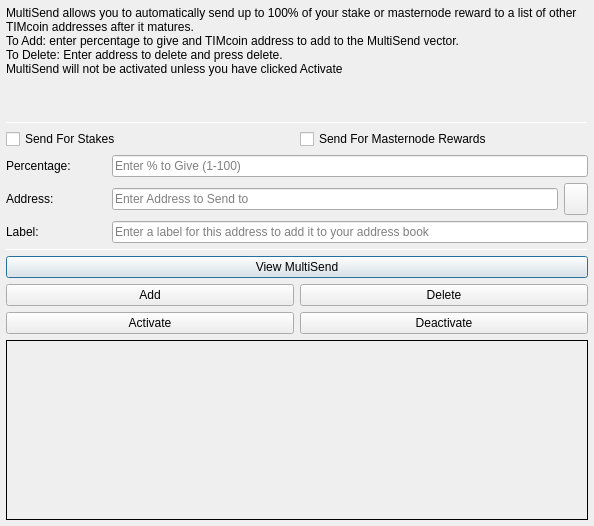
<?xml version="1.0" encoding="UTF-8"?>
<ui version="4.0">
 <class>MultiSendDialog</class>
 <widget class="QDialog" name="MultiSendDialog">
  <property name="windowModality">
   <enum>Qt::NonModal</enum>
  </property>
  <property name="geometry">
   <rect>
    <x>0</x>
    <y>0</y>
    <width>594</width>
    <height>526</height>
   </rect>
  </property>
  <property name="windowTitle">
   <string>MultiSend</string>
  </property>
  <layout class="QVBoxLayout" name="verticalLayout" stretch="0">
   <property name="leftMargin">
    <number>6</number>
   </property>
   <property name="topMargin">
    <number>6</number>
   </property>
   <property name="rightMargin">
    <number>6</number>
   </property>
   <property name="bottomMargin">
    <number>6</number>
   </property>
   <item>
    <layout class="QVBoxLayout" name="verticalLayout_Main" stretch="1,1,1,0,1,1,1">
     <item>
      <widget class="QLabel" name="label_2">
       <property name="lineWidth">
        <number>1</number>
       </property>
       <property name="text">
        <string>MultiSend allows you to automatically send up to 100% of your stake or masternode reward to a list of other TIMcoin addresses after it matures.
To Add: enter percentage to give and TIMcoin address to add to the MultiSend vector.
To Delete: Enter address to delete and press delete.
MultiSend will not be activated unless you have clicked Activate</string>
       </property>
       <property name="alignment">
        <set>Qt::AlignLeading|Qt::AlignLeft|Qt::AlignTop</set>
       </property>
       <property name="wordWrap">
        <bool>true</bool>
       </property>
      </widget>
     </item>
     <item>
      <widget class="Line" name="line">
       <property name="minimumSize">
        <size>
         <width>0</width>
         <height>1</height>
        </size>
       </property>
       <property name="maximumSize">
        <size>
         <width>16777215</width>
         <height>1</height>
        </size>
       </property>
       <property name="orientation">
        <enum>Qt::Horizontal</enum>
       </property>
      </widget>
     </item>
     <item>
      <layout class="QVBoxLayout" name="verticalLayout_Settings">
       <item>
        <layout class="QHBoxLayout" name="horizontalLayout">
         <item>
          <widget class="QCheckBox" name="multiSendStakeCheckBox">
           <property name="text">
            <string>Send For Stakes</string>
           </property>
          </widget>
         </item>
         <item>
          <widget class="QCheckBox" name="multiSendMasternodeCheckBox">
           <property name="text">
            <string>Send For Masternode Rewards</string>
           </property>
          </widget>
         </item>
        </layout>
       </item>
       <item>
        <layout class="QHBoxLayout" name="horizontalLayout_6">
         <item>
          <widget class="QLabel" name="label">
           <property name="minimumSize">
            <size>
             <width>100</width>
             <height>0</height>
            </size>
           </property>
           <property name="toolTip">
            <string>Percentage of stake to send</string>
           </property>
           <property name="text">
            <string>Percentage:</string>
           </property>
          </widget>
         </item>
         <item>
          <widget class="QLineEdit" name="multiSendPercentEdit">
           <property name="toolTip">
            <string>Enter whole numbers 1 - 100</string>
           </property>
           <property name="placeholderText">
            <string>Enter % to Give (1-100)</string>
           </property>
          </widget>
         </item>
        </layout>
       </item>
       <item>
        <layout class="QHBoxLayout" name="horizontalLayout_7">
         <item>
          <widget class="QLabel" name="label_5">
           <property name="minimumSize">
            <size>
             <width>100</width>
             <height>0</height>
            </size>
           </property>
           <property name="toolTip">
            <string>Address to send portion of stake to</string>
           </property>
           <property name="text">
            <string>Address:</string>
           </property>
          </widget>
         </item>
         <item>
          <widget class="QLineEdit" name="multiSendAddressEdit">
           <property name="toolTip">
            <string/>
           </property>
           <property name="placeholderText">
            <string>Enter Address to Send to</string>
           </property>
          </widget>
         </item>
         <item>
          <widget class="QToolButton" name="addressBookButton">
           <property name="maximumSize">
            <size>
             <width>16777215</width>
             <height>32</height>
            </size>
           </property>
           <property name="toolTip">
            <string>Choose an address from the address book</string>
           </property>
           <property name="text">
            <string/>
           </property>
           <property name="icon">
            <iconset resource="../timcoin.qrc">
             <normaloff>:/icons/address-book</normaloff>:/icons/address-book</iconset>
           </property>
           <property name="shortcut">
            <string>Alt+A</string>
           </property>
          </widget>
         </item>
        </layout>
       </item>
      </layout>
     </item>
     <item>
      <layout class="QHBoxLayout" name="horizontalLayout_3">
       <item>
        <widget class="QLabel" name="label_3">
         <property name="minimumSize">
          <size>
           <width>100</width>
           <height>0</height>
          </size>
         </property>
         <property name="text">
          <string>Label:</string>
         </property>
        </widget>
       </item>
       <item>
        <widget class="QLineEdit" name="labelAddressLabelEdit">
         <property name="placeholderText">
          <string>Enter a label for this address to add it to your address book</string>
         </property>
        </widget>
       </item>
      </layout>
     </item>
     <item>
      <widget class="Line" name="line_2">
       <property name="minimumSize">
        <size>
         <width>0</width>
         <height>1</height>
        </size>
       </property>
       <property name="maximumSize">
        <size>
         <width>16777215</width>
         <height>1</height>
        </size>
       </property>
       <property name="orientation">
        <enum>Qt::Horizontal</enum>
       </property>
      </widget>
     </item>
     <item>
      <layout class="QVBoxLayout" name="verticalLayout_Buttons">
       <item>
        <layout class="QHBoxLayout" name="horizontalLayout_4">
         <item>
          <widget class="QPushButton" name="viewButton">
           <property name="toolTip">
            <string/>
           </property>
           <property name="statusTip">
            <string>View MultiSend Vector</string>
           </property>
           <property name="text">
            <string>View MultiSend</string>
           </property>
          </widget>
         </item>
        </layout>
       </item>
       <item>
        <layout class="QHBoxLayout" name="horizontalLayout_2">
         <item>
          <widget class="QPushButton" name="addButton">
           <property name="toolTip">
            <string/>
           </property>
           <property name="statusTip">
            <string>Add to MultiSend Vector</string>
           </property>
           <property name="text">
            <string>Add</string>
           </property>
          </widget>
         </item>
         <item>
          <widget class="QPushButton" name="deleteButton">
           <property name="toolTip">
            <string/>
           </property>
           <property name="statusTip">
            <string>Delete Address From MultiSend Vector</string>
           </property>
           <property name="text">
            <string>Delete</string>
           </property>
          </widget>
         </item>
        </layout>
       </item>
       <item>
        <layout class="QHBoxLayout" name="horizontalLayout_5">
         <item>
          <widget class="QPushButton" name="activateButton">
           <property name="statusTip">
            <string>Activate MultiSend</string>
           </property>
           <property name="text">
            <string>Activate</string>
           </property>
          </widget>
         </item>
         <item>
          <widget class="QPushButton" name="disableButton">
           <property name="statusTip">
            <string>Deactivate MultiSend</string>
           </property>
           <property name="text">
            <string>Deactivate</string>
           </property>
          </widget>
         </item>
        </layout>
       </item>
      </layout>
     </item>
     <item>
      <widget class="QLabel" name="message">
       <property name="minimumSize">
        <size>
         <width>0</width>
         <height>180</height>
        </size>
       </property>
       <property name="frameShape">
        <enum>QFrame::Panel</enum>
       </property>
       <property name="frameShadow">
        <enum>QFrame::Plain</enum>
       </property>
       <property name="lineWidth">
        <number>1</number>
       </property>
       <property name="midLineWidth">
        <number>1</number>
       </property>
       <property name="text">
        <string/>
       </property>
       <property name="alignment">
        <set>Qt::AlignLeading|Qt::AlignLeft|Qt::AlignTop</set>
       </property>
       <property name="wordWrap">
        <bool>true</bool>
       </property>
      </widget>
     </item>
    </layout>
   </item>
  </layout>
 </widget>
 <resources>
  <include location="../timcoin.qrc"/>
 </resources>
 <connections/>
</ui>
